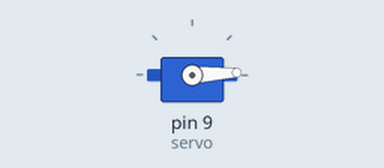
Simulated run of this sketch. Board: Arduino Uno, built with avr-gcc and run on an emulated ATmega328P. Shown: servo.

Above: at 0.05 s.
At 1.15 s:
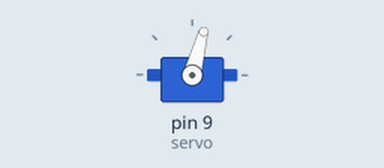
At 2.3 s:
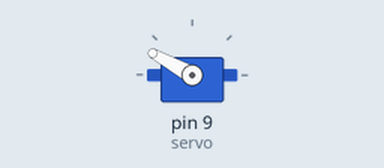
At 4.6 s:
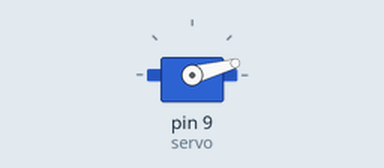
Timing chart, 0 to 6.3 s (numbered marks = the images above):
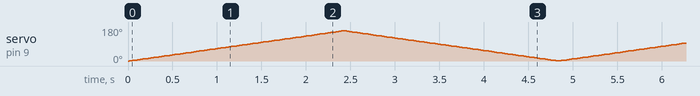

The sketch:

servoBareminimum-slowMo.ino
```cpp
//código extraído de chatgpt
#include <Servo.h>

Servo servo;
int pos = 0;      // posición actual
int direccion = 1; // 1 = derecha, -1 = izquierda

void setup() {
  servo.attach(9); // pin de control del servo
}

void loop() {
  servo.write(pos);   // mover servo a la posición actual
  pos += direccion;   // avanzar un paso

  // invertir dirección en los extremos
  if (pos >= 160) direccion = -1;
  if (pos <= 0)   direccion = 1;

  delay(15); // controla la velocidad del movimiento (mayor = más lento)
}
```
